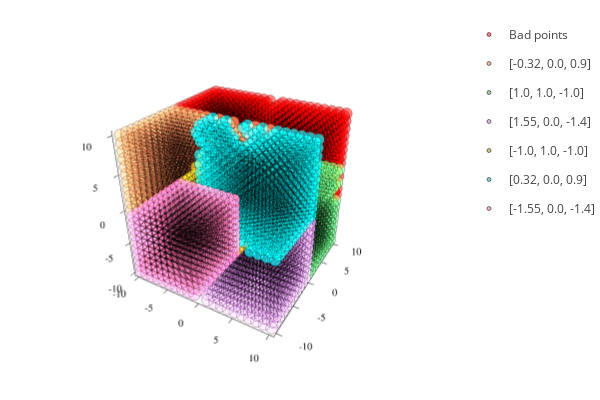

Notebook code for this chart:
### Markdown cell above
Jakobian

$
\left[\begin{matrix}
2x_1 & 2x_2 & 1 \\
4x_1 & -2x_2 & -8x_3 \\
2x_1 & 1 & 1
\end{matrix}\right]
$

### Code cell
F(x) = [
    x[1]^2 + x[2]^2 + x[3] - 1
    2x[1]^2 - x[2]^2 - 4x[3]^2 + 3
    x[1]^2 + x[2] + x[3] - 1
]

J(x) = [
    2x[1]   2x[2]  1
    4x[1]  -2x[2] -8x[3]
    2x[1]   1      1
]

solvestop_change(eps) = (x1, x2) -> sum(abs.(x1 - x2)) < eps
solvestop_error(eps) = (x1, x2) -> sum(abs.(F(x2))) < eps

function solve(x0, maxiter, termcrit)
    x1, x2 = [Inf, Inf, Inf], x0
    i = 0
    candidates = [x2]
    
    while i < maxiter && !termcrit(x1, x2)
        x1, x2 = x2, x2 - J(x2) \ F(x2)
        i += 1
        push!(candidates, x2)
    end
    candidates
end

candidates = []
goodx = []
badx = []

for x1 = -10.:10, x2 = -10.:10, x3 = -10.:10
    x0 = [x1, x2, x3]
    try
        res = solve(x0, 100, solvestop_error(0.0001))
        if length(res) == 101
            push!(badx, x0)
            continue
        end
        push!(goodx, x0)
        push!(candidates, res[end])
    catch
    end
end

candidates = [round.(sol, digits=2) for sol=candidates]
candidates = [[x === -0.0 ? 0.0 : x for x=sol] for sol=candidates]
candidates = unique(candidates)

display(candidates)

clusters = Dict()

for x0 = goodx
    sol = solve(x0, 100, solvestop_error(0.0001))[end]
    sol = round.(sol, digits=2)
    sol = [x === -0.0 ? 0.0 : x for x=sol]
    origins = get(clusters, sol, [])
    push!(origins, x0)
    clusters[sol] = origins
end

solutions = []

for x0 = candidates
    push!(solutions, solve(x0, 100, solvestop_change(0.0001))[end])
end

solutions |> display

F.(solutions) |> display

plotlyjs()
scatter3d(
    getindex.(badx, 1),
    getindex.(badx, 2),
    getindex.(badx, 3),
    markeralpha=0.5,
    markercolor=:red,
    markersize=2,
    label="Bad points",
)

for (sol, origins) = clusters
    scatter3d!(
        getindex.(origins, 1),
        getindex.(origins, 2),
        getindex.(origins, 3),
        markeralpha=0.5,
        markersize=2,
        label="$sol",
    )
end
    
plot!() |> display

;

### Figure 1 — Plotly figure (JSON) as saved in the notebook; plotly's stock layout.template omitted (floating-point values rounded to 4 significant figures; data arrays with more than 128 entries replaced by an {"elided": "..."} marker saying what was removed)
{"data": [{"colorbar": {"title": ""}, "legendgroup": "Bad points", "marker": {"color": "rgba(255, 0, 0, 0.500)", "line": {"color": "rgba(0, 0, 0, 0.500)", "width": 1}, "size": 4, "symbol": "circle"}, "mode": "markers", "name": "Bad points", "scene": "scene", "showlegend": true, "type": "scatter3d", "x": {"elided": "2156 int values"}, "xaxis": "x", "y": {"elided": "2156 int values"}, "yaxis": "y", "z": {"elided": "2156 int values"}, "zaxis": "z", "zmax": null, "zmin": null}, {"colorbar": {"title": ""}, "legendgroup": "[-0.32, 0.0, 0.9]", "marker": {"color": "rgba(227, 111, 71, 0.500)", "line": {"color": "rgba(0, 0, 0, 0.500)", "width": 1}, "size": 4, "symbol": "circle"}, "mode": "markers", "name": "[-0.32, 0.0, 0.9]", "scene": "scene", "showlegend": true, "type": "scatter3d", "x": {"elided": "1210 int values"}, "xaxis": "x", "y": {"elided": "1210 int values"}, "yaxis": "y", "z": {"elided": "1210 int values"}, "zaxis": "z", "zmax": null, "zmin": null}, {"colorbar": {"title": ""}, "legendgroup": "[1.0, 1.0, -1.0]", "marker": {"color": "rgba(62, 164, 78, 0.500)", "line": {"color": "rgba(0, 0, 0, 0.500)", "width": 1}, "size": 4, "symbol": "circle"}, "mode": "markers", "name": "[1.0, 1.0, -1.0]", "scene": "scene", "showlegend": true, "type": "scatter3d", "x": {"elided": "1020 int values"}, "xaxis": "x", "y": {"elided": "1020 int values"}, "yaxis": "y", "z": {"elided": "1020 int values"}, "zaxis": "z", "zmax": null, "zmin": null}, {"colorbar": {"title": ""}, "legendgroup": "[1.55, 0.0, -1.4]", "marker": {"color": "rgba(195, 113, 210, 0.500)", "line": {"color": "rgba(0, 0, 0, 0.500)", "width": 1}, "size": 4, "symbol": "circle"}, "mode": "markers", "name": "[1.55, 0.0, -1.4]", "scene": "scene", "showlegend": true, "type": "scatter3d", "x": {"elided": "1100 int values"}, "xaxis": "x", "y": {"elided": "1100 int values"}, "yaxis": "y", "z": {"elided": "1100 int values"}, "zaxis": "z", "zmax": null, "zmin": null}, {"colorbar": {"title": ""}, "legendgroup": "[-1.0, 1.0, -1.0]", "marker": {"color": "rgba(172, 142, 24, 0.500)", "line": {"color": "rgba(0, 0, 0, 0.500)", "width": 1}, "size": 4, "symbol": "circle"}, "mode": "markers", "name": "[-1.0, 1.0, -1.0]", "scene": "scene", "showlegend": true, "type": "scatter3d", "x": {"elided": "1020 int values"}, "xaxis": "x", "y": {"elided": "1020 int values"}, "yaxis": "y", "z": {"elided": "1020 int values"}, "zaxis": "z", "zmax": null, "zmin": null}, {"colorbar": {"title": ""}, "legendgroup": "[0.32, 0.0, 0.9]", "marker": {"color": "rgba(0, 170, 174, 0.500)", "line": {"color": "rgba(0, 0, 0, 0.500)", "width": 1}, "size": 4, "symbol": "circle"}, "mode": "markers", "name": "[0.32, 0.0, 0.9]", "scene": "scene", "showlegend": true, "type": "scatter3d", "x": {"elided": "1210 int values"}, "xaxis": "x", "y": {"elided": "1210 int values"}, "yaxis": "y", "z": {"elided": "1210 int values"}, "zaxis": "z", "zmax": null, "zmin": null}, {"colorbar": {"title": ""}, "legendgroup": "[-1.55, 0.0, -1.4]", "marker": {"color": "rgba(237, 94, 147, 0.500)", "line": {"color": "rgba(0, 0, 0, 0.500)", "width": 1}, "size": 4, "symbol": "circle"}, "mode": "markers", "name": "[-1.55, 0.0, -1.4]", "scene": "scene", "showlegend": true, "type": "scatter3d", "x": {"elided": "1100 int values"}, "xaxis": "x", "y": {"elided": "1100 int values"}, "yaxis": "y", "z": {"elided": "1100 int values"}, "zaxis": "z", "zmax": null, "zmin": null}], "layout": {"annotations": [], "height": 400, "legend_position": {"bgcolor": "rgba(255, 255, 255, 1.000)", "bordercolor": "rgba(0, 0, 0, 1.000)", "borderwidth": 1, "font": {"color": "rgba(0, 0, 0, 1.000)", "family": "sans-serif", "size": 11}, "title": {"font": {"color": "rgba(0, 0, 0, 1.000)", "family": "sans-serif", "size": 15}, "text": ""}, "tracegroupgap": 0, "traceorder": "normal", "x": 1, "xanchor": "auto", "y": 1, "yanchor": "auto"}, "margin": {"b": 20, "l": 0, "r": 0, "t": 20}, "paper_bgcolor": "rgba(255, 255, 255, 1.000)", "plot_bgcolor": "rgba(255, 255, 255, 1.000)", "scene": {"camera": {"eye": {"x": 1.126, "y": -1.95, "z": 1.3}}, "domain": {"x": [0.05101, 0.9934], "y": [0.03762, 0.9902]}, "xaxis": {"gridcolor": "rgba(0, 0, 0, 0.100)", "gridwidth": 0.5, "linecolor": "rgba(0, 0, 0, 1.000)", "mirror": false, "range": [-10.6, 10.6], "showgrid": true, "showline": true, "showticklabels": true, "tickangle": 0, "tickcolor": "rgb(0, 0, 0)", "tickfont": {"color": "rgba(0, 0, 0, 1.000)", "family": "sans-serif", "size": 11}, "tickmode": "array", "ticks": "inside", "ticktext": ["-10", "-5", "0", "5", "10"], "tickvals": [-10, -5, 0, 5, 10], "title": "", "titlefont": {"color": "rgba(0, 0, 0, 1.000)", "family": "sans-serif", "size": 15}, "type": "-", "visible": true, "zeroline": false, "zerolinecolor": "rgba(0, 0, 0, 1.000)"}, "yaxis": {"gridcolor": "rgba(0, 0, 0, 0.100)", "gridwidth": 0.5, "linecolor": "rgba(0, 0, 0, 1.000)", "mirror": false, "range": [-10.6, 10.6], "showgrid": true, "showline": true, "showticklabels": true, "tickangle": 0, "tickcolor": "rgb(0, 0, 0)", "tickfont": {"color": "rgba(0, 0, 0, 1.000)", "family": "sans-serif", "size": 11}, "tickmode": "array", "ticks": "inside", "ticktext": ["-10", "-5", "0", "5", "10"], "tickvals": [-10, -5, 0, 5, 10], "title": "", "titlefont": {"color": "rgba(0, 0, 0, 1.000)", "family": "sans-serif", "size": 15}, "type": "-", "visible": true, "zeroline": false, "zerolinecolor": "rgba(0, 0, 0, 1.000)"}, "zaxis": {"gridcolor": "rgba(0, 0, 0, 0.100)", "gridwidth": 0.5, "linecolor": "rgba(0, 0, 0, 1.000)", "mirror": false, "range": [-10.6, 10.6], "showgrid": true, "showline": true, "showticklabels": true, "tickangle": 0, "tickcolor": "rgb(0, 0, 0)", "tickfont": {"color": "rgba(0, 0, 0, 1.000)", "family": "sans-serif", "size": 11}, "tickmode": "array", "ticks": "inside", "ticktext": ["-10", "-5", "0", "5", "10"], "tickvals": [-10, -5, 0, 5, 10], "title": "", "titlefont": {"color": "rgba(0, 0, 0, 1.000)", "family": "sans-serif", "size": 15}, "type": "-", "visible": true, "zeroline": false, "zerolinecolor": "rgba(0, 0, 0, 1.000)"}}, "showlegend": true, "width": 600}}
